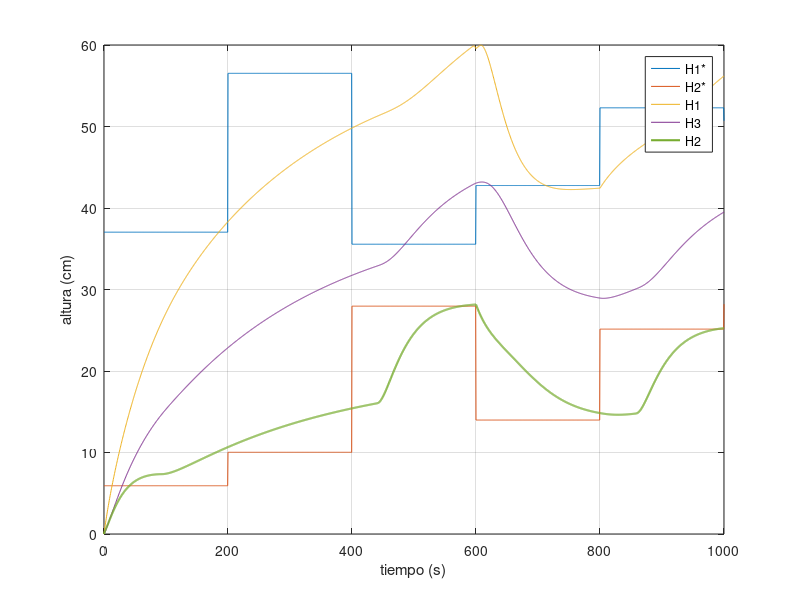
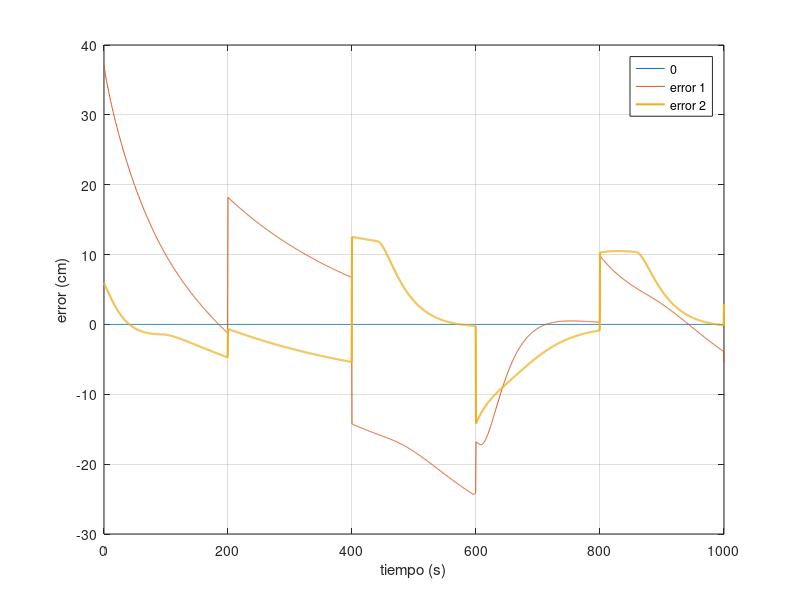
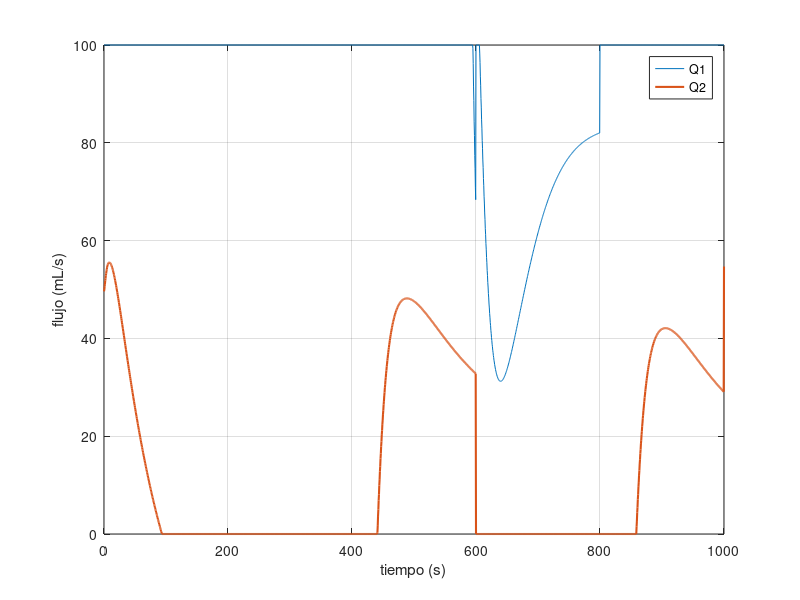

Write MATLAB code to recreate these figures, in order.

clear all;

load("altura.mat");
load("error.mat");
load("flujo.mat");

figure(1)
plot(altura(1,:), altura(2,:)*100, altura(1,:), altura(3,:)*100, altura(1,:), altura(4,:)*100,altura(1,:), altura(5,:)*100, altura(1,:), altura(6,:)*100, 'linewidth', 1.5);
grid on;
xlabel('tiempo (s)');
ylabel('altura (cm)');
legend('H1*', 'H2*', 'H1', 'H3', 'H2');

figure(2)
plot(error(1,:), zeros(size(error(1,:))), error(1,:), error(2,:)*100, error(1,:), error(3,:)*100, 'linewidth', 1.5);
grid on;
xlabel('tiempo (s)');
ylabel('error (cm)');
legend('0', 'error 1', 'error 2');

figure(3)
plot(flujo(1,:), flujo(2,:)*1000, flujo(1,:), flujo(3,:)*1000, 'linewidth',1.5);
grid on;
xlabel('tiempo (s)');
ylabel('flujo (mL/s)');
legend('Q1', 'Q2');
